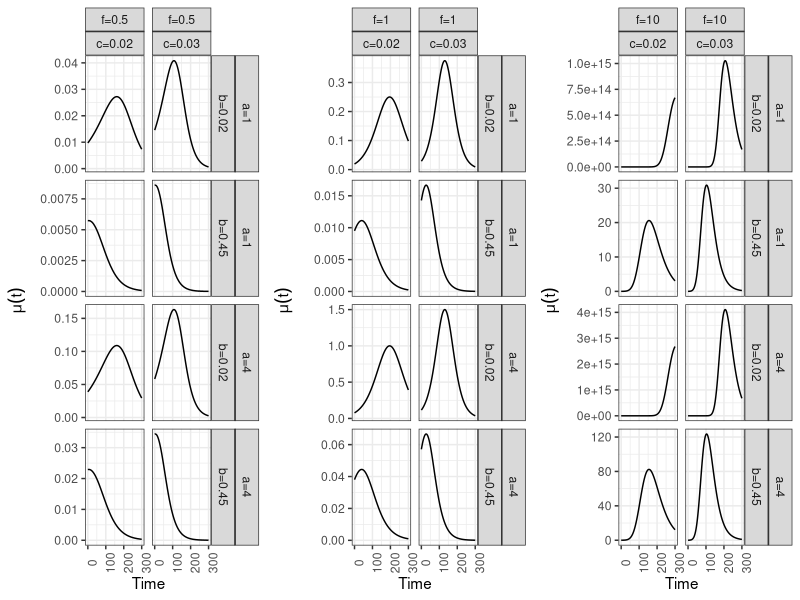
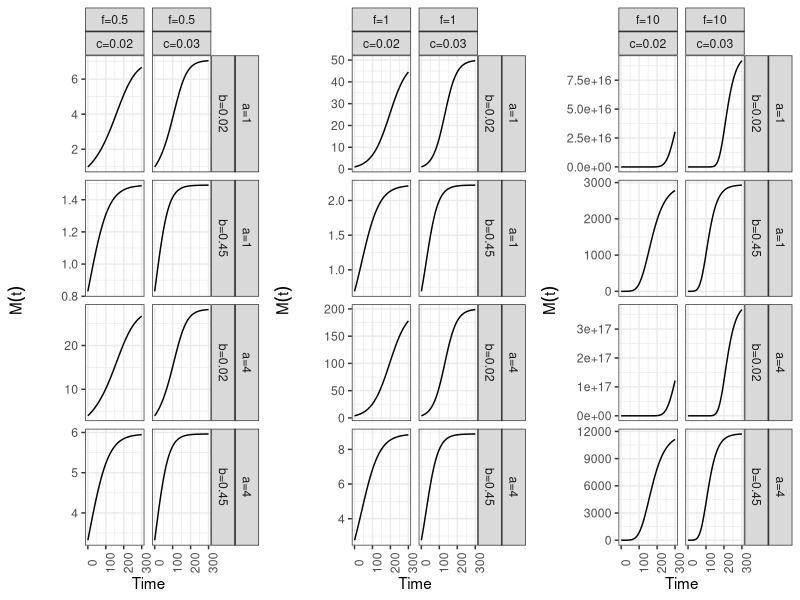
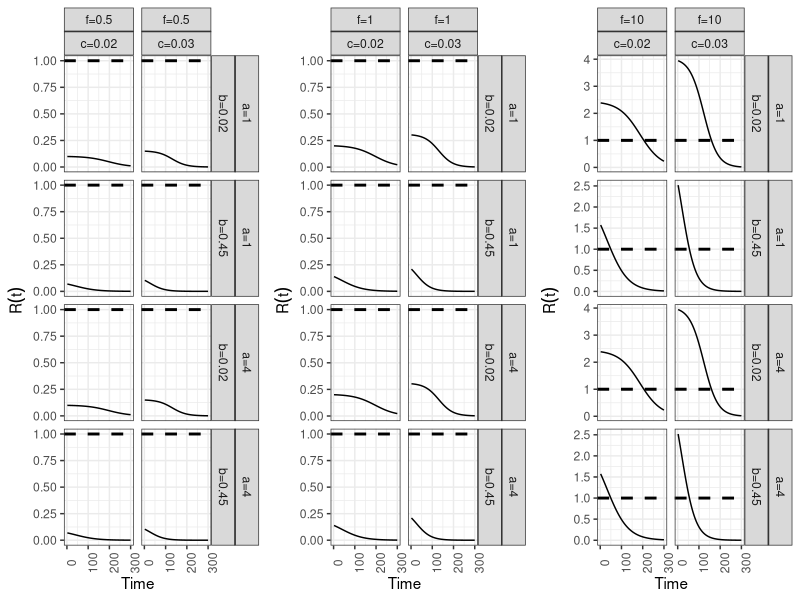

Reproduce these figures in R, in order.
###---------------------------------------------------------------###
###   Building a Platform for Data-Driven Pandemic Prediction:    ###
###   From Data Modelling to Visualization - the CovidLP Project  ###
###                                                               ###
###   Chapter 3: Basic epidemiological features                   ###
###                                                               ###
###                                                               ###
###                                                               ###
###   Author: the CovidLP Team                                    ###
###---------------------------------------------------------------###

###--------Packages
require(ggplot2)
require(tidyr)


#--------- Function mu(t),M(t) e R(t)
mu_M_R = function(a,b,c,f,Q,TT){
  t = seq(0,TT)
  mu.t = a*c*f*exp(-c*t)/(b+exp(-c*t))^(f+1)
  M.t = a/(b+exp(-c*t))^(f)
  den = M.t-Q*M.t
  R=NULL
  for(j in 2:(TT+1)){
    R[j] = mu.t[j]/(den[j-1])
  }
  res = list(mu.t=mu.t,M.t=M.t,R=R)
  return(res)
}

a = c(1,4);b=c(0.02,0.45);c=c(0.02,0.03);f=c(0.5,1,10)
tt=300;Q=.9

result.1=res.mu=res.M=res.R=NULL
for(k in f){
  for(j in c){
    for(l in b){
      for(i in a){
        aux.1 = data.frame(A = paste0("a=",i),
                           B = paste0("b=",l),
                           C = paste0("c=",j),
                           f = paste0("f=", k))
        result.1 = rbind(result.1,aux.1)
        res = mu_M_R(a=i,b=l,c=j,f=k,TT=tt,Q = Q)
        aux.mu = matrix(c(res$mu.t,0:tt),ncol=2)
        res.mu = rbind(res.mu,aux.mu)
        aux.M = matrix(c(res$M.t,0:tt),ncol=2)
        res.M = rbind(res.M,aux.M)
        aux.R = matrix(c(res$R,1:(tt+1)),ncol=2)
        res.R = rbind(res.R,aux.R)
      }
    }
  }
}

aux.t = nrow(res.mu)/nrow(result.1)
data = data.frame(res.mu,res.M[,-2],apply(result.1,2,rep,each=aux.t))
colnames(data) = c("mu","id","M","a","b","c","f")
head(data)

#-----------------
# Figure 3.3
#-----------------

plot.mu= data%>%dplyr::group_split(f)%>% 
  purrr::map(
    ~ggplot(.) + 
      geom_line(aes(x=id,y=round(mu,5)))+
      scale_x_continuous(limits = c(0,tt))+xlab("Time")+
      ylab(expression(mu(t)))+
      facet_grid(a+b~f+c,scale="free_y") +
      theme_bw()+
      theme(axis.text.x=element_text(angle=90))
    
  ) %>%
  cowplot::plot_grid(plotlist = ., align = 'hv',ncol=3)

plot.mu


#-----------------
# Figure 3.4
#-----------------

plot.M= data%>%dplyr::group_split(f)%>% 
  purrr::map(
    ~ggplot(.) + 
      geom_line(aes(x=id,y=round(M,5)))+
      scale_x_continuous(limits = c(0,tt))+xlab("Time")+
      ylab(expression(M(t)))+
      facet_grid(a+b~f+c,scale="free_y") +
      theme_bw()+
      theme(axis.text.x=element_text(angle=90))
    
  ) %>%
  cowplot::plot_grid(plotlist = ., align = 'hv',ncol=3)

plot.M


#-----------------
# Figure 3.5
#-----------------

R = data.frame(res.R,apply(result.1,2,rep,each=aux.t))
colnames(R) = c("R","id","a","b","c","f")

plot.R= R%>%dplyr::group_split(f)%>% 
  purrr::map(
    ~ggplot(.) + 
      geom_line(aes(x=id,y=round(R,5)))+
      scale_x_continuous(limits = c(1,tt))+xlab("Time")+
      ylab(expression(R(t)))+
      facet_grid(a+b~f+c,scale="free_y") +
      geom_hline(yintercept = 1,linetype="dashed",size=1)+
      theme_bw()+
      theme(axis.text.x=element_text(angle=90))
    
  ) %>%
  cowplot::plot_grid(plotlist = ., align = 'hv',ncol=3)
plot.R


